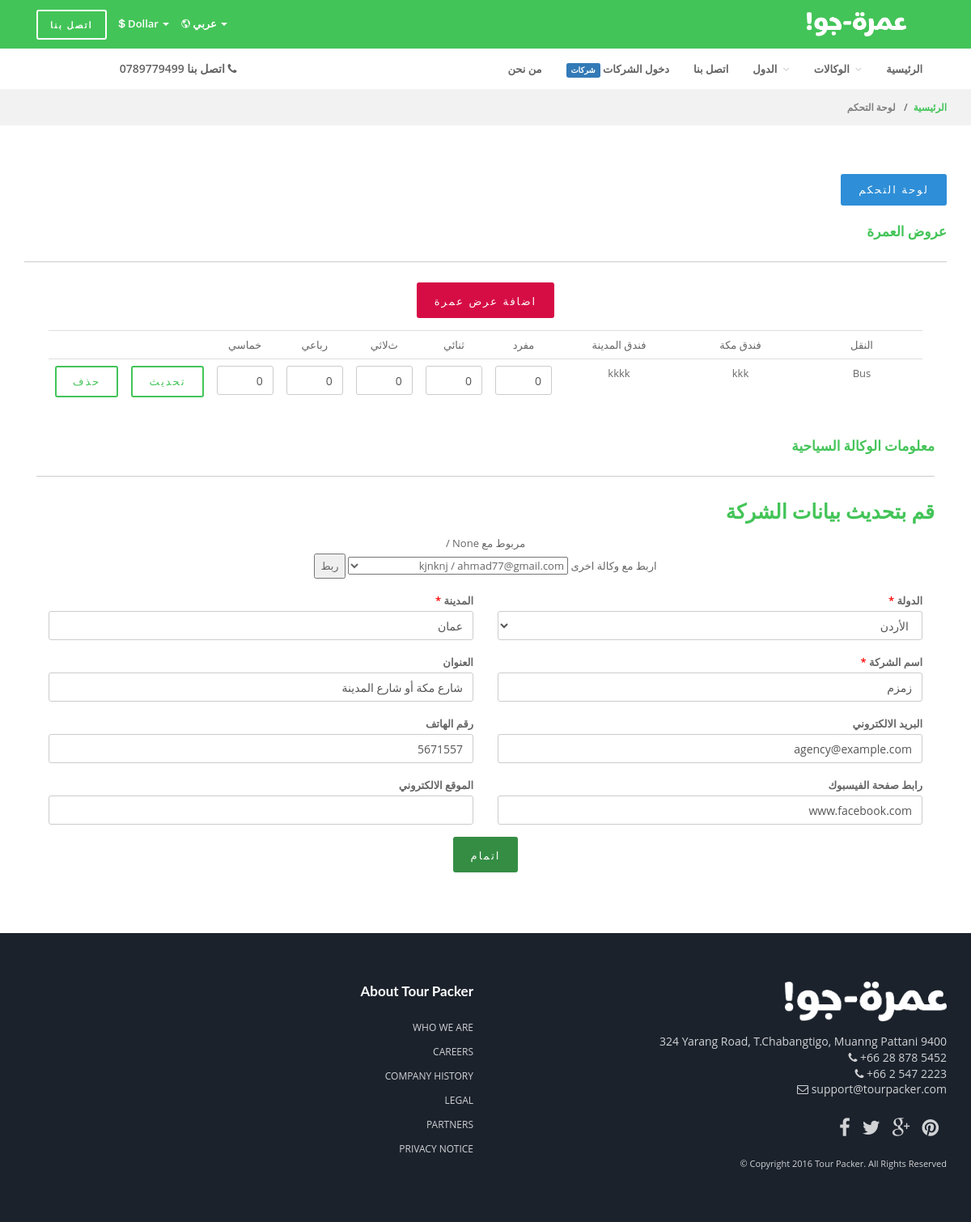
Before: /agency/22/ (signed in) with the older database file.
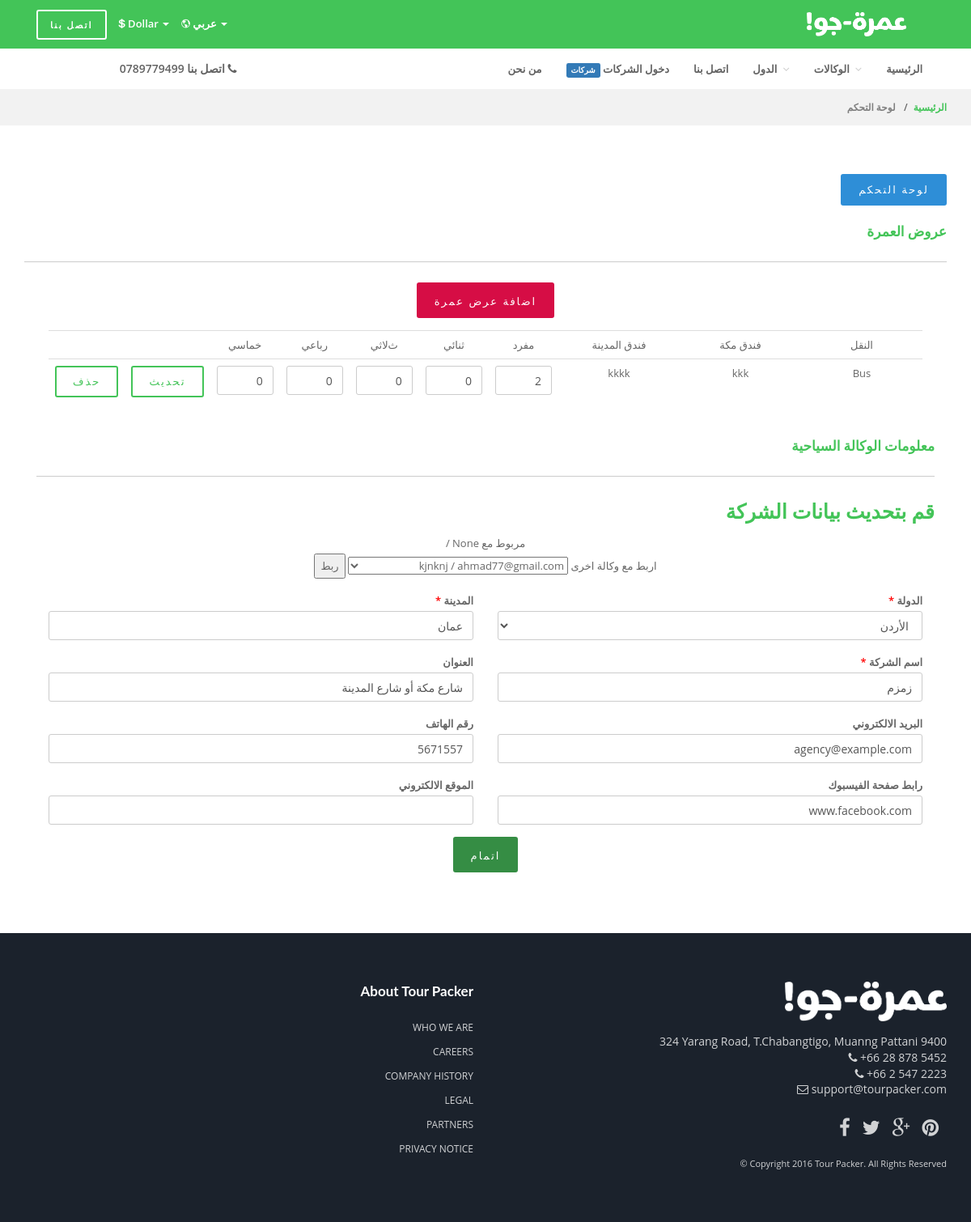
After: the same page with the newer database file.
### catalogue/models.py (models this page shows, shortened)
class Package(models.Model):
	created_by = models.ForeignKey(User , null = True )
	catalogue_agency = models.ForeignKey(Agency , null = True )
	makkah_hotel = models.ForeignKey('MakkahHotel', null = True )
	madinah_hotel = models.ForeignKey('MadinahHotel', null = True )
	single_room_cost = models.IntegerField(default = 0 )
	double_room_cost = models.IntegerField(default = 0 )
	trip_room_cost = models.IntegerField(default = 0 )
	quad_room_cost = models.IntegerField(default = 0 )
	quin_room_cost = models.IntegerField(default = 0 )
	transport = models.CharField(max_length =10 , default ="BUS" ) # choices are('BUS' , 'FLIGHT')
	month = models.IntegerField(default =0 )
	year = models.IntegerField(default =0 )
	updated_single_room_cost = models.IntegerField(default = 0 )
	updated_double_room_cost = models.IntegerField(default = 0 )
	updated_trip_room_cost = models.IntegerField(default = 0 )
	updated_quad_room_cost = models.IntegerField(default = 0 )
	updated_quin_room_cost = models.IntegerField(default = 0 )
	is_created = models.BooleanField(default = False)
	is_removed = models.BooleanField(default = False)
	is_updated = models.BooleanField(default = False)
	makkah_hotel_title = models.CharField(max_length= 200 , blank = True )
	madinah_hotel_title = models.CharField(max_length= 200 , blank = True )
	prices_start_from = models.IntegerField(default = 0)

### supplier/views.py (the view, shortened to what this page needs)
# urls.py: url(r'^catalogue_agency/(?P<agency_id>\d+)/$'	,	views.agency , name="catalogue_agency" ) ,
@login_required()
def agency(request , agency_id):
    context= {}
    agency =  Agency.objects.get(id = agency_id )
    if request.user.is_staff  :
        packages = Package.objects.filter(catalogue_agency = agency)
        context['matched_agencies'] = Agency.objects.filter(created_by__is_staff = False)
    else :
        packages = Package.objects.filter(created_by = request.user).exclude(is_removed = True )
    context['agency'] = agency
    context['packages'] = packages
    return render(request , 'supplier/agency.html' , context )

### catalogue/base_context.py (called while the page is built)
def agencies(request):
	return {'agencies' : Agency.objects.filter(created_by__is_staff = True).only('id' , 'title') }

def countries(request):
	return {'countries' : Country.objects.only('id' , 'title') }

### catalogue/models.py (called while the page is built)
	def __unicode__(self):
		return self.title

### templates/supplier/agency.html (shortened to what the changed rows need)
{% extends 'base.html' %}
{% block main_wrapper %}
		<div class="main-wrapper">
			<div class="content-wrapper">
				<div class="container">
					<div class="row" dir="rtl">
						<div class="col-md-12 col-xs-12 col-sm-12 " role="main">
						<div class="col-md-12 col-xs-12 col-sm-12"  style="z-index: 10100" >
						<div class="col-md-12" style="overflow-x:scroll;text-align:center;">
							<table class="table" >
									    {% if request.user.is_staff %}
										{% for p in packages %}
									      <tr>
									      <form action="{% url 'supplier:update_package' package_id=p.id %}" method="POST" >
									        <td style="min-width:150px;">{{p.transport}}</td>
									        <td style="min-width:150px;">{{p.makkah_hotel_title}}</td>
									        <td style="min-width:150px;">{{p.madinah_hotel_title}}</td>
									        <td><input name="updated_single_room_cost" style="min-width:50px;" type="text" class="form-control" value="{{p.single_room_cost}}"></td>
									        <td><input name="updated_double_room_cost" style="min-width:50px;"  type="text" class="form-control" value="{{p.double_room_cost}}"></td>
									        <td><input name="updated_trip_room_cost" style="min-width:50px;"  type="text" class="form-control" value="{{p.trip_room_cost}}"></td>
									        <td><input name="updated_quad_room_cost" style="min-width:50px;"  type="text" class="form-control" value="{{p.quad_room_cost}}"></td>
									        <td><input name="updated_quin_room_cost" style="min-width:50px;"  type="text" class="form-control" value="{{p.quin_room_cost}}"></td>
									        <td><input type="submit" class="btn btn-primary  btn-inverse" value="تحديث"></td>
									        <td><a class="btn btn-primary  btn-inverse" click="return confirm('هل تريد حذف العرض؟')"  href="{% url 'supplier:remove_package' package_id=p.id %}" >حذف</a></td>
									       </form>
									      </tr>
										{% endfor %}
										{% endif %}
							</table>
						</div>
						</div>
						</div>
					</div>
				</div>
			</div>
			</div>
{% endblock %}

Changed rows visible on the page:
changed Package "Bus": updated_single_room_cost "0" → "2"
